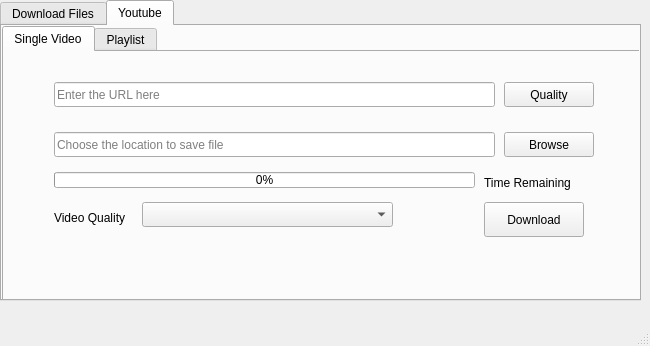
<?xml version="1.0" encoding="UTF-8"?>
<ui version="4.0">
 <class>MainWindow</class>
 <widget class="QMainWindow" name="MainWindow">
  <property name="geometry">
   <rect>
    <x>0</x>
    <y>0</y>
    <width>650</width>
    <height>346</height>
   </rect>
  </property>
  <property name="windowTitle">
   <string>MainWindow</string>
  </property>
  <widget class="QWidget" name="centralwidget">
   <widget class="QTabWidget" name="tabWidget">
    <property name="geometry">
     <rect>
      <x>0</x>
      <y>0</y>
      <width>641</width>
      <height>301</height>
     </rect>
    </property>
    <property name="sizePolicy">
     <sizepolicy hsizetype="Expanding" vsizetype="Expanding">
      <horstretch>50</horstretch>
      <verstretch>50</verstretch>
     </sizepolicy>
    </property>
    <property name="mouseTracking">
     <bool>true</bool>
    </property>
    <property name="autoFillBackground">
     <bool>false</bool>
    </property>
    <property name="currentIndex">
     <number>1</number>
    </property>
    <widget class="QWidget" name="tab">
     <attribute name="title">
      <string>Download Files</string>
     </attribute>
     <widget class="QPushButton" name="pushButton">
      <property name="geometry">
       <rect>
        <x>470</x>
        <y>140</y>
        <width>100</width>
        <height>35</height>
       </rect>
      </property>
      <property name="text">
       <string>Download</string>
      </property>
      <property name="icon">
       <iconset resource="photo.qrc">
        <normaloff>:/icons/download.png</normaloff>:/icons/download.png</iconset>
      </property>
     </widget>
     <widget class="QLineEdit" name="lineEdit">
      <property name="geometry">
       <rect>
        <x>40</x>
        <y>39</y>
        <width>541</width>
        <height>25</height>
       </rect>
      </property>
      <property name="placeholderText">
       <string>Enter the URL here</string>
      </property>
     </widget>
     <widget class="QLineEdit" name="lineEdit_2">
      <property name="geometry">
       <rect>
        <x>40</x>
        <y>90</y>
        <width>441</width>
        <height>25</height>
       </rect>
      </property>
      <property name="placeholderText">
       <string>Choose the location to save file</string>
      </property>
     </widget>
     <widget class="QPushButton" name="pushButton_2">
      <property name="geometry">
       <rect>
        <x>490</x>
        <y>90</y>
        <width>90</width>
        <height>25</height>
       </rect>
      </property>
      <property name="text">
       <string>Browse</string>
      </property>
      <property name="icon">
       <iconset resource="photo.qrc">
        <normaloff>:/icons/magnifyingglass.png</normaloff>:/icons/magnifyingglass.png</iconset>
      </property>
     </widget>
     <widget class="QProgressBar" name="progressBar">
      <property name="geometry">
       <rect>
        <x>40</x>
        <y>150</y>
        <width>420</width>
        <height>10</height>
       </rect>
      </property>
      <property name="value">
       <number>0</number>
      </property>
     </widget>
     <widget class="QTextEdit" name="textEdit">
      <property name="geometry">
       <rect>
        <x>40</x>
        <y>180</y>
        <width>231</width>
        <height>51</height>
       </rect>
      </property>
      <property name="html">
       <string>&lt;!DOCTYPE HTML PUBLIC &quot;-//W3C//DTD HTML 4.0//EN&quot; &quot;http://www.w3.org/TR/REC-html40/strict.dtd&quot;&gt;
&lt;html&gt;&lt;head&gt;&lt;meta name=&quot;qrichtext&quot; content=&quot;1&quot; /&gt;&lt;style type=&quot;text/css&quot;&gt;
p, li { white-space: pre-wrap; }
&lt;/style&gt;&lt;/head&gt;&lt;body style=&quot; font-family:'MS Shell Dlg 2'; font-size:8.25pt; font-weight:400; font-style:normal;&quot;&gt;
&lt;p style=&quot; margin-top:0px; margin-bottom:0px; margin-left:0px; margin-right:0px; -qt-block-indent:0; text-indent:0px;&quot;&gt;&lt;span style=&quot; font-style:italic;&quot;&gt;LYP-Downloader&lt;/span&gt;&lt;/p&gt;
&lt;p style=&quot; margin-top:0px; margin-bottom:0px; margin-left:0px; margin-right:0px; -qt-block-indent:0; text-indent:0px;&quot;&gt;Developed by- &lt;span style=&quot; font-weight:600;&quot;&gt;MOATASSEM&lt;/span&gt;&lt;/p&gt;
&lt;p style=&quot; margin-top:0px; margin-bottom:0px; margin-left:0px; margin-right:0px; -qt-block-indent:0; text-indent:0px;&quot;&gt;Mentor-Udemy Teacher &lt;span style=&quot; font-size:8pt; text-decoration: underline;&quot;&gt;Mahmoud Ahmed&lt;/span&gt;&lt;/p&gt;&lt;/body&gt;&lt;/html&gt;</string>
      </property>
     </widget>
    </widget>
    <widget class="QWidget" name="tab_2">
     <attribute name="title">
      <string>Youtube</string>
     </attribute>
     <widget class="QTabWidget" name="tabWidget_2">
      <property name="geometry">
       <rect>
        <x>0</x>
        <y>0</y>
        <width>661</width>
        <height>311</height>
       </rect>
      </property>
      <property name="currentIndex">
       <number>0</number>
      </property>
      <widget class="QWidget" name="tab_3">
       <attribute name="title">
        <string>Single Video</string>
       </attribute>
       <widget class="QLineEdit" name="lineEdit_4">
        <property name="geometry">
         <rect>
          <x>50</x>
          <y>30</y>
          <width>441</width>
          <height>25</height>
         </rect>
        </property>
        <property name="placeholderText">
         <string>Enter the URL here</string>
        </property>
       </widget>
       <widget class="QLineEdit" name="lineEdit_3">
        <property name="geometry">
         <rect>
          <x>50</x>
          <y>80</y>
          <width>441</width>
          <height>25</height>
         </rect>
        </property>
        <property name="placeholderText">
         <string>Choose the location to save file</string>
        </property>
       </widget>
       <widget class="QProgressBar" name="progressBar_2">
        <property name="geometry">
         <rect>
          <x>50</x>
          <y>120</y>
          <width>421</width>
          <height>16</height>
         </rect>
        </property>
        <property name="value">
         <number>0</number>
        </property>
       </widget>
       <widget class="QLabel" name="label_2">
        <property name="geometry">
         <rect>
          <x>50</x>
          <y>150</y>
          <width>71</width>
          <height>31</height>
         </rect>
        </property>
        <property name="text">
         <string>Video Quality</string>
        </property>
       </widget>
       <widget class="QComboBox" name="comboBox">
        <property name="geometry">
         <rect>
          <x>138</x>
          <y>150</y>
          <width>251</width>
          <height>25</height>
         </rect>
        </property>
       </widget>
       <widget class="QPushButton" name="pushButton_7">
        <property name="geometry">
         <rect>
          <x>500</x>
          <y>30</y>
          <width>90</width>
          <height>25</height>
         </rect>
        </property>
        <property name="text">
         <string>Quality</string>
        </property>
        <property name="icon">
         <iconset resource="photo.qrc">
          <normaloff>:/icons/list-interface-symbol.png</normaloff>:/icons/list-interface-symbol.png</iconset>
        </property>
       </widget>
       <widget class="QPushButton" name="pushButton_14">
        <property name="geometry">
         <rect>
          <x>480</x>
          <y>150</y>
          <width>100</width>
          <height>35</height>
         </rect>
        </property>
        <property name="text">
         <string>Download</string>
        </property>
        <property name="icon">
         <iconset resource="photo.qrc">
          <normaloff>:/icons/download.png</normaloff>:/icons/download.png</iconset>
        </property>
       </widget>
       <widget class="QPushButton" name="pushButton_4">
        <property name="geometry">
         <rect>
          <x>500</x>
          <y>80</y>
          <width>90</width>
          <height>25</height>
         </rect>
        </property>
        <property name="text">
         <string>Browse</string>
        </property>
        <property name="icon">
         <iconset resource="photo.qrc">
          <normaloff>:/icons/magnifyingglass.png</normaloff>:/icons/magnifyingglass.png</iconset>
        </property>
       </widget>
       <widget class="QLabel" name="label">
        <property name="geometry">
         <rect>
          <x>480</x>
          <y>120</y>
          <width>131</width>
          <height>21</height>
         </rect>
        </property>
        <property name="text">
         <string>Time Remaining</string>
        </property>
       </widget>
      </widget>
      <widget class="QWidget" name="tab_4">
       <attribute name="title">
        <string>Playlist</string>
       </attribute>
       <widget class="QLineEdit" name="lineEdit_9">
        <property name="geometry">
         <rect>
          <x>50</x>
          <y>19</y>
          <width>441</width>
          <height>31</height>
         </rect>
        </property>
        <property name="placeholderText">
         <string>Enter the URL here</string>
        </property>
       </widget>
       <widget class="QLineEdit" name="lineEdit_10">
        <property name="geometry">
         <rect>
          <x>50</x>
          <y>70</y>
          <width>441</width>
          <height>31</height>
         </rect>
        </property>
        <property name="placeholderText">
         <string>Choose the location to save file</string>
        </property>
       </widget>
       <widget class="QComboBox" name="comboBox_3">
        <property name="geometry">
         <rect>
          <x>270</x>
          <y>140</y>
          <width>251</width>
          <height>31</height>
         </rect>
        </property>
       </widget>
       <widget class="QLabel" name="label_4">
        <property name="geometry">
         <rect>
          <x>70</x>
          <y>140</y>
          <width>61</width>
          <height>31</height>
         </rect>
        </property>
        <property name="text">
         <string>Video Quality</string>
        </property>
       </widget>
       <widget class="QProgressBar" name="progressBar_5">
        <property name="geometry">
         <rect>
          <x>57</x>
          <y>110</y>
          <width>531</width>
          <height>23</height>
         </rect>
        </property>
        <property name="value">
         <number>0</number>
        </property>
       </widget>
       <widget class="QLabel" name="label_5">
        <property name="geometry">
         <rect>
          <x>60</x>
          <y>170</y>
          <width>101</width>
          <height>31</height>
         </rect>
        </property>
        <property name="text">
         <string>Current Video</string>
        </property>
       </widget>
       <widget class="QLabel" name="label_6">
        <property name="geometry">
         <rect>
          <x>270</x>
          <y>170</y>
          <width>111</width>
          <height>31</height>
         </rect>
        </property>
        <property name="text">
         <string>Total Playlist Videos</string>
        </property>
       </widget>
       <widget class="QLCDNumber" name="lcdNumber">
        <property name="geometry">
         <rect>
          <x>150</x>
          <y>170</y>
          <width>64</width>
          <height>23</height>
         </rect>
        </property>
       </widget>
       <widget class="QLCDNumber" name="lcdNumber_2">
        <property name="geometry">
         <rect>
          <x>380</x>
          <y>170</y>
          <width>64</width>
          <height>23</height>
         </rect>
        </property>
       </widget>
       <widget class="QPushButton" name="pushButton_3">
        <property name="geometry">
         <rect>
          <x>280</x>
          <y>220</y>
          <width>111</width>
          <height>41</height>
         </rect>
        </property>
        <property name="text">
         <string>Download</string>
        </property>
        <property name="icon">
         <iconset resource="photo.qrc">
          <normaloff>:/icons/download.png</normaloff>:/icons/download.png</iconset>
        </property>
       </widget>
       <widget class="QPushButton" name="pushButton_13">
        <property name="geometry">
         <rect>
          <x>500</x>
          <y>70</y>
          <width>91</width>
          <height>31</height>
         </rect>
        </property>
        <property name="text">
         <string>Browse</string>
        </property>
        <property name="icon">
         <iconset resource="photo.qrc">
          <normaloff>:/icons/magnifyingglass.png</normaloff>:/icons/magnifyingglass.png</iconset>
        </property>
       </widget>
       <widget class="QPushButton" name="pushButton_11">
        <property name="geometry">
         <rect>
          <x>500</x>
          <y>20</y>
          <width>91</width>
          <height>31</height>
         </rect>
        </property>
        <property name="text">
         <string>Quality</string>
        </property>
        <property name="icon">
         <iconset resource="photo.qrc">
          <normaloff>:/icons/list-interface-symbol.png</normaloff>:/icons/list-interface-symbol.png</iconset>
        </property>
       </widget>
      </widget>
     </widget>
    </widget>
   </widget>
  </widget>
  <widget class="QMenuBar" name="menubar">
   <property name="geometry">
    <rect>
     <x>0</x>
     <y>0</y>
     <width>650</width>
     <height>21</height>
    </rect>
   </property>
  </widget>
  <widget class="QStatusBar" name="statusbar"/>
 </widget>
 <resources>
  <include location="photo.qrc"/>
 </resources>
 <connections/>
</ui>
